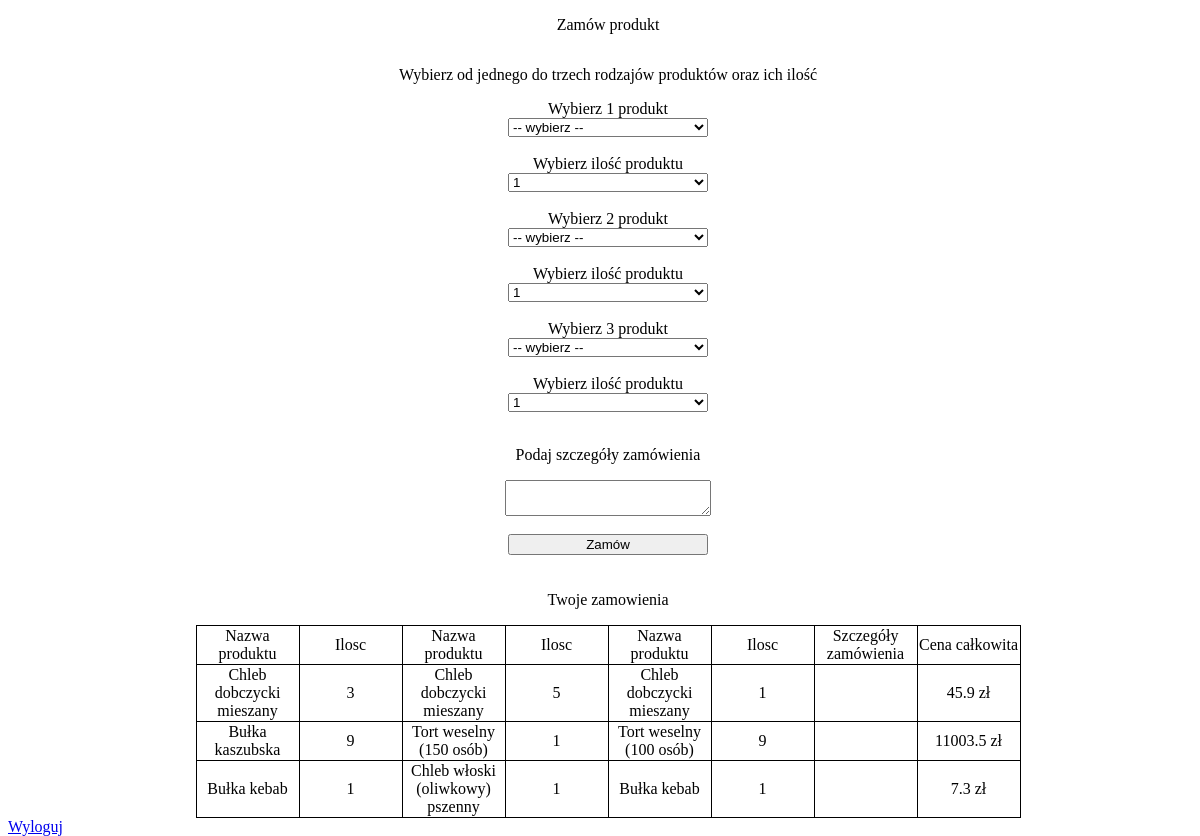
The app's page /menu.php (signed in) with its own data.
### tables this page shows
CREATE TABLE `zamowienia` (
  `id` int(11) NOT NULL,
  `klient` int(11) NOT NULL,
  `produkt_1` int(11) NOT NULL,
  `ilosc_produkt_1` int(11) NOT NULL,
  `produkt_2` int(11) NOT NULL,
  `ilosc_produkt_2` int(11) NOT NULL,
  `produkt_3` int(11) NOT NULL,
  `ilosc_produkt_3` int(11) NOT NULL,
  `szczegoly_zamowienia` text NOT NULL,
  `cena_calkowita` float NOT NULL
);

CREATE TABLE `wypieki` (
  `id` int(11) NOT NULL,
  `nazwa_wypieku` varchar(255) NOT NULL,
  `kategoria` int(11) NOT NULL,
  `cena` float NOT NULL
);

### menu.php (the view, shortened to what this page needs)
<!DOCTYPE html>
<html lang="en">
<head>
</head>
<body>
    <div id="main">
    <p> Zamów produkt </p>
        <form method="POST" action="buy.php">
        <p>Wybierz od jednego do trzech rodzajów produktów oraz ich ilość</p>
            <?php
                for($i = 0; $i < 3; $i++){
                    echo("<label>Wybierz ".($i+1)." produkt</label>");
                    echo("<select name='produkt".($i+1)."'>");
                    echo("<option disabled selected value> -- wybierz -- </option>");
                    echo("</select><br/>");
                    echo("<label>Wybierz ilość produktu</label>");
                    echo("<select name='ilosc".($i+1)."'>");
                    for($j =0; $j < 10; $j++){
                        echo("<option value='".($j+1)."'>".($j+1)."</option>");
                    }
                    echo("</select>");
                    echo("<br/>");
                }
                echo("<p>Podaj szczegóły zamówienia</p>");
                echo("<textarea name='szczegoly'></textarea>");
                echo("<br/>")
            ?>
            <button type="submit">Zamów</button>
        </form>
        <p>Twoje zamowienia</p>
        <table>
                <tr>
                    <td>
                        Nazwa produktu
                    </td>
                    <td>
                        Ilosc
                    </td>
                    <td>
                        Nazwa produktu
                    </td>
                    <td>
                        Ilosc
                    </td>
                    <td>
                        Nazwa produktu
                    </td>
                    <td>
                        Ilosc
                    </td>
                    <td>
                        Szczegóły zamówienia
                    </td>
                    <td>
                        Cena całkowita
                    </td>
                </tr>
                <?php
                    $host = "localhost";
                    $db_user = "root";
                    $db_password = "";
                    $db_name = "piekarnia";
                    $polaczenie = @new mysqli($host, $db_user, $db_password, $db_name);
                    $polaczenie->set_charset("utf8");
                    $idToFind = $_SESSION["id"];
                    $result = $polaczenie->query("SELECT ilosc_produkt_1, ilosc_produkt_2, ilosc_produkt_3, jeden.nazwa_wypieku AS produkt_1, dwa.nazwa_wypieku AS produkt_2, trzy.nazwa_wypieku AS produkt_3, cena_calkowita, szczegoly_zamowienia FROM zamowienia  INNER JOIN wypieki AS jeden ON jeden.id=zamowienia.produkt_1 INNER JOIN wypieki AS dwa ON dwa.id=zamowienia.produkt_2 INNER JOIN wypieki AS trzy ON trzy.id=zamowienia.produkt_3 WHERE klient='$idToFind';");
                    $row = $result->fetch_array();
                    while($row){
                        echo("<tr>");
                            echo("<td>");
                            echo($row["produkt_1"]);
                            echo("</td>");
                            echo("<td>");
                            echo($row["ilosc_produkt_1"]);
                            echo("</td>");
                            echo("<td>");
                            echo($row["produkt_2"]);
                            echo("</td>");
                            echo("<td>");
                            echo($row["ilosc_produkt_2"]);
                            echo("</td>");
                            echo("<td>");
                            echo($row["produkt_3"]);
                            echo("</td>");
                            echo("<td>");
                            echo($row["ilosc_produkt_3"]);
                            echo("</td>");
                            echo("<td>");
                            echo("</td>");
                            echo("<td>");
                            echo($row["cena_calkowita"]);
                            echo(" zł");
                            echo("</td>");
                        echo("</tr>");
                        $row = $result->fetch_array();
                    }
                ?>
        </table>
        <a href="logout.php">Wyloguj</a>
    </div>
</body>
</html>

### menu.php (style rules this page uses)
#main { width: 100vw; height: 100vh; }
form { display: flex; flex-direction: column; align-items: center; }
select, textarea { width: 200px; }
label { display: block; width: 500px !important; text-align: center; }
p { text-align: center; }
button { width: 200px; margin: 0px auto; margin-bottom: 20px; }
table { border-collapse: collapse; margin: 0px auto; }
td { width: 100px; border: 1px solid black; text-align: center; }

### records on screen
zamowienia: produkt_1.nazwa_wypieku "Chleb dobczycki mieszany", ilosc_produkt_1 "3", ilosc_produkt_2 "5", ilosc_produkt_3 "1", cena_calkowita "45.9"
zamowienia: produkt_1.nazwa_wypieku "Bułka kaszubska", ilosc_produkt_1 "9", produkt_2.nazwa_wypieku "Tort weselny (150 osób)", ilosc_produkt_2 "1", produkt_3.nazwa_wypieku "Tort weselny (100 osób)", ilosc_produkt_3 "9", cena_calkowita "11003.5"
zamowienia: produkt_1.nazwa_wypieku "Bułka kebab", ilosc_produkt_1 "1", produkt_2.nazwa_wypieku "Chleb włoski (oliwkowy) pszenny", ilosc_produkt_2 "1", ilosc_produkt_3 "1", cena_calkowita "7.3"

### other values on screen
form field ilosc1 "1"
form field ilosc2 "1"
form field ilosc3 "1"
